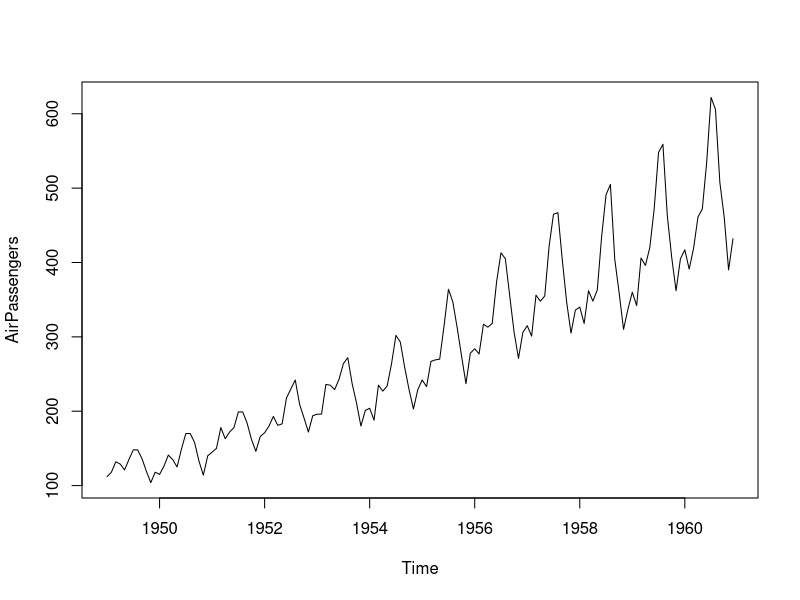
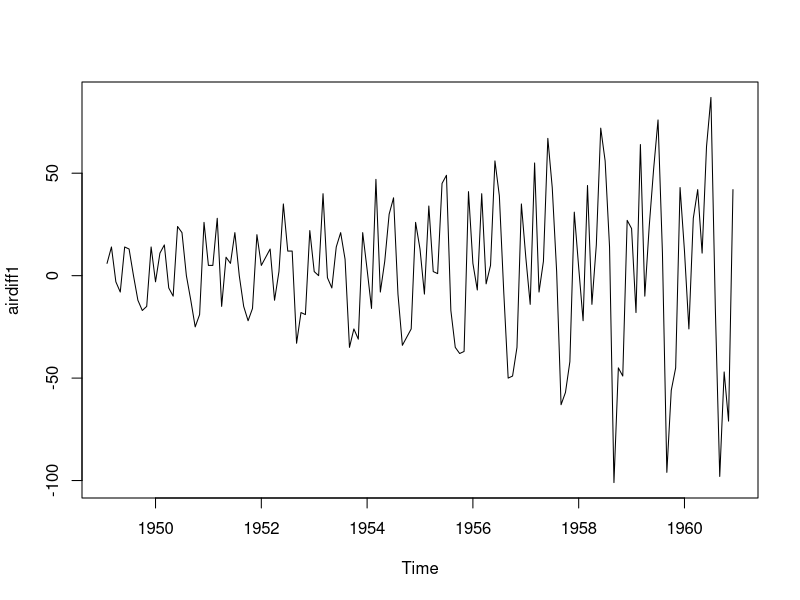
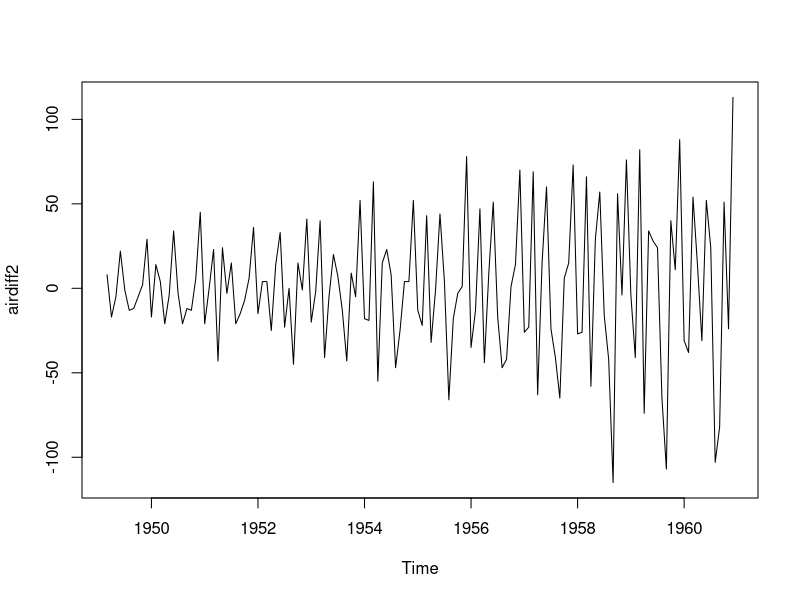
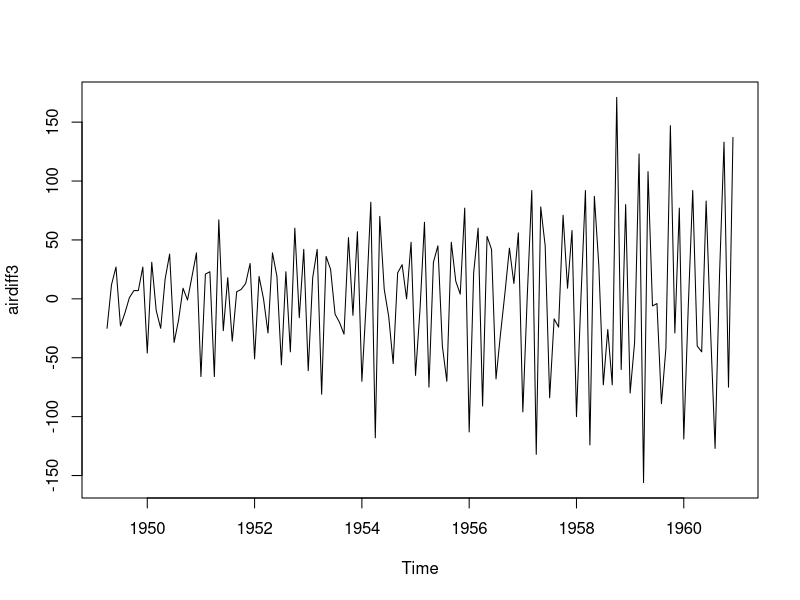
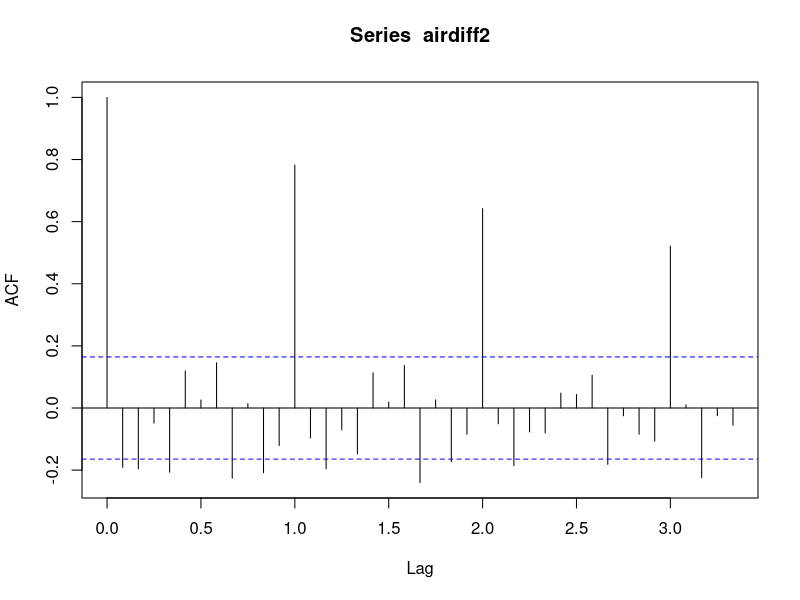
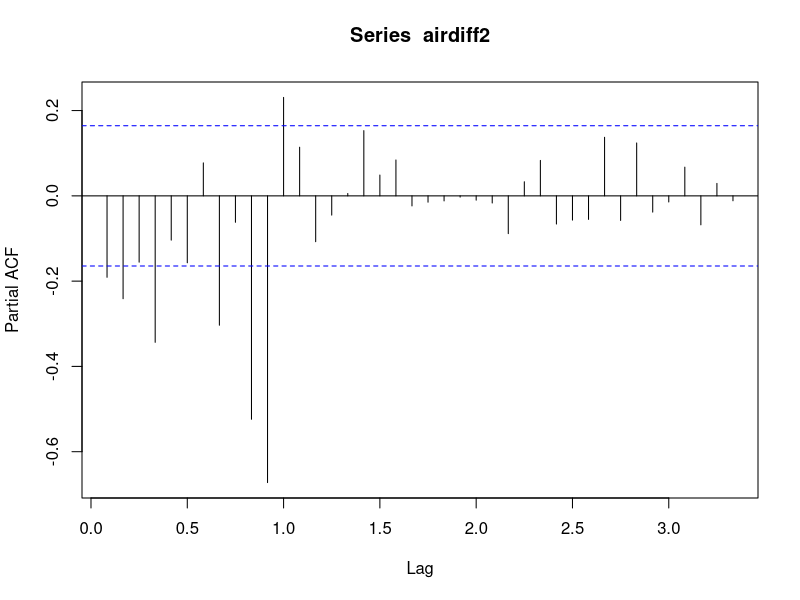
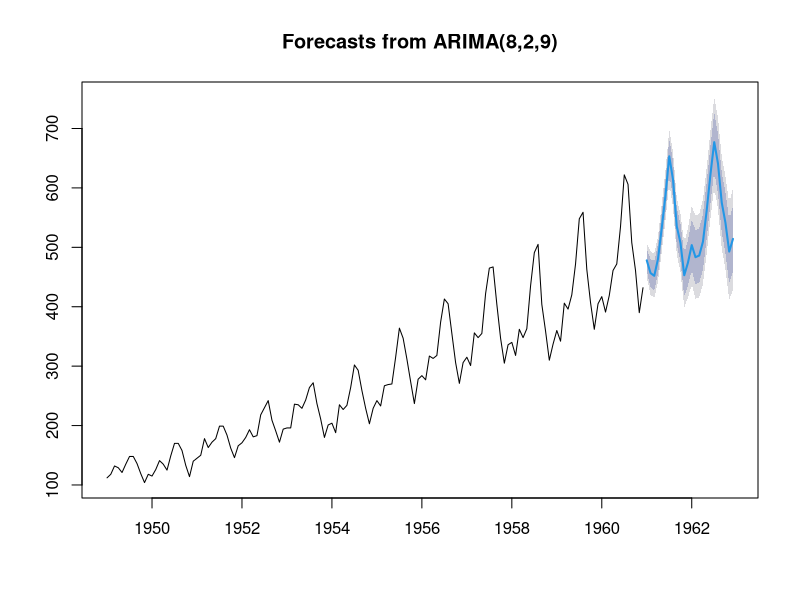
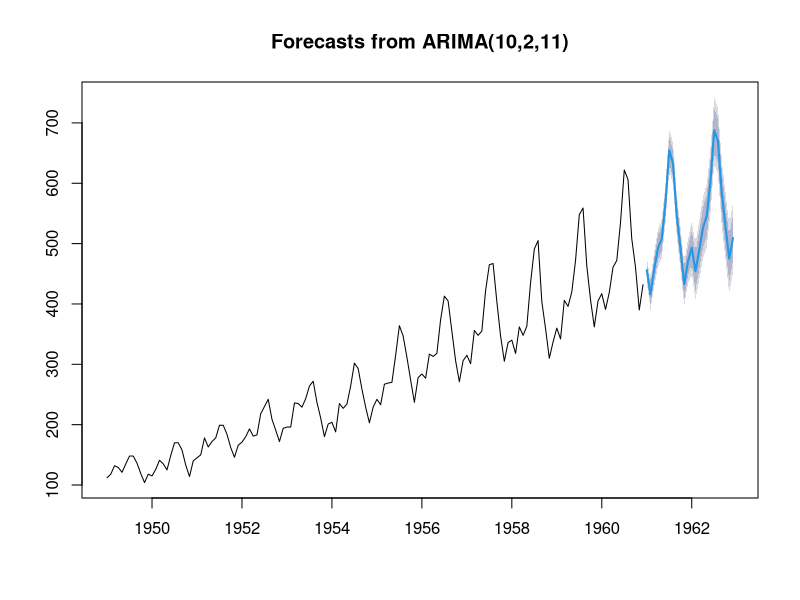

R code for these plots, in order:
data("AirPassengers")
plot(AirPassengers)
View(AirPassengers)
air=AirPassengers
View(air)
class(air)
# the data set is in ts format so moving to step 2.
#step 2: differentiating the time series to get the stationarity in data

airdiff1<-diff(air,differences = 1)
plot.ts(airdiff1)
mean(airdiff1)
airdiff2<-diff(air,differences = 2)
plot.ts(airdiff2)
mean(airdiff2)
airdiff3<-diff(air,differences = 3)
plot.ts(airdiff3)
mean(airdiff3)

#we take difference=2

acf(airdiff2,lag.max = 40)
#acf(0,1,2,4,8,10,12,14)

pacf(airdiff2,lag.max = 40)

#pacf(1,2,4,7,9,10,11,12)

#we try each combination
#Note: p=8,q=9 indicates the effects are due to 8 and 9 months before.
airseriesarima<-arima(air,order=c(8,2,9))
airseriesarima

library(forecast)
airseriesarimaforecast<-forecast(airseriesarima,h=24)
airseriesarimaforecast
plot(airseriesarimaforecast)

#or
airseriesarima<-arima(air,order=c(10,2,11))
airseriesarima

library(forecast)
airseriesarimaforecast<-forecast(airseriesarima,h=24)
airseriesarimaforecast
plot(airseriesarimaforecast)
######OR with sasonality

airseriesarima<-arima(air,order=c(1,2,1),seasonal = list(order=c(1L,2L,1L)))
airseriesarima

library(forecast)
airseriesarimaforecast<-forecast(airseriesarima,h=24)
airseriesarimaforecast
plot(airseriesarimaforecast)

###### Auto.Arima is used to do ARIMA automatically

airseriesarima1<-auto.arima(air)

library(forecast)
airseriesarimaforecast<-forecast(airseriesarima1,h=24)
airseriesarimaforecast
plot(airseriesarimaforecast)









